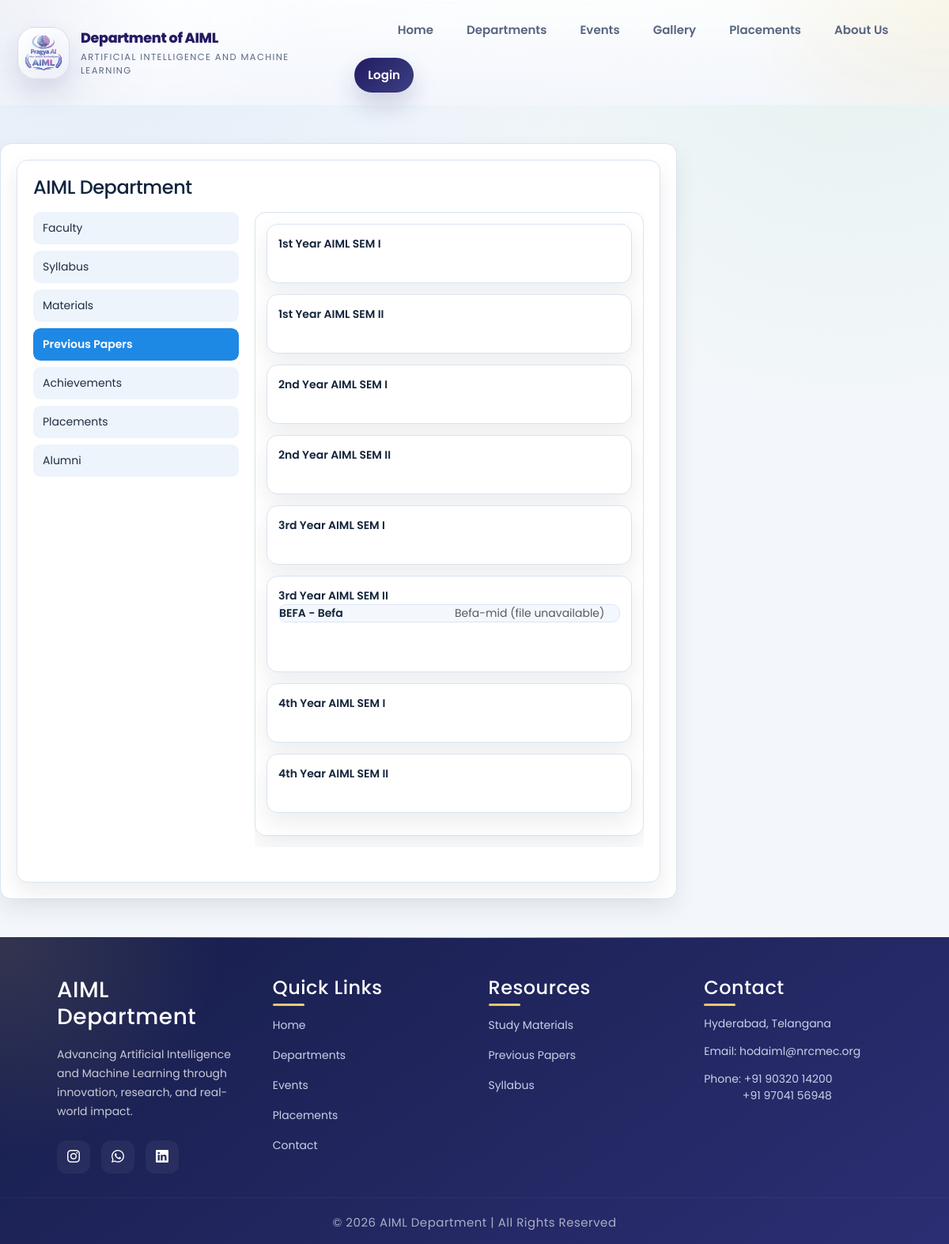
/public/pages/Academics/previouspapers.php, run on the app's committed database.
### tables this page shows
CREATE TABLE `class` (
  `id` int(11) NOT NULL,
  `class_code` varchar(500) NOT NULL,
  `class_name` varchar(500) NOT NULL
);

CREATE TABLE `subjects` (
  `id` int(11) NOT NULL,
  `sub_code` varchar(500) NOT NULL,
  `sub_name` varchar(500) NOT NULL,
  `class_id` int(11) NOT NULL,
  `batch_id` int(11) NOT NULL DEFAULT 0
);

CREATE TABLE `prev_papers` (
  `id` int(11) NOT NULL,
  `subj_id` int(11) NOT NULL,
  `paper_name` varchar(500) NOT NULL,
  `paper_file` varchar(500) NOT NULL
);

### libraries/mysql.class.php (called while the page is built, shortened)
<?php
class DataBasePDO
{
	private static $hostname	=  DB_SERVER;
	private static $username	=  DB_USER;
	private static $password	=  DB_PASS;
	private static $dbname		=  DB_DATABASE;
	private static $instance 	= FALSE;
	private $db;
	public $fetch_mode 			= PDO::FETCH_ASSOC;
	private $last_statement		= NULL;
 	public function __construct($connect = true, $dataBase = null, $server = null,$userName = null, $passWord = null){
			$this->db = self::$instance;
 			return self::$instance;
 	}
	public function connectToDB(){
			$dns='mysql:host='.self::$hostname.';dbname='.self::$dbname;
	    	self::$instance = new PDO($dns, self::$username, self::$password);
	    	self::$instance->setAttribute(PDO::ATTR_ERRMODE, PDO::ERRMODE_EXCEPTION);
	    	self::$instance->setAttribute(PDO::ATTR_DEFAULT_FETCH_MODE, PDO::FETCH_ASSOC);
	    	$this->db = self::$instance;
	}
	public function executeQuery($sqlQuery = NULL){
			try {
				$this->affected_row = $this->db->exec($sqlQuery);
				return $this->affected_row;
			}
			catch (PDOException $e){
				$this->logDatabaseError($e);
				return false;
			}
	}
	public function getOnePrepared($sqlQuery = NULL, $params = array()){
			if (!$this->internalPreparedQuery($sqlQuery, $params)){
				return false;
			}
			$result = $this->last_statement->fetch();
			return $result;
	}
	public function getAllResults($sqlQuery = NULL){
			if (!$this->internalQuery($sqlQuery)){
				return array();
			}
			$result = $this->last_statement->fetchAll();
			return $result;
	}
	public function internalQuery($sqlQuery = NULL){
			try {
				$stmt = $this->db->query($sqlQuery);
				$stmt->setFetchMode($this->fetch_mode);
				$this->last_statement = $stmt;
				return TRUE;
			}
			catch (PDOException $e){
				$this->logDatabaseError($e);
				return false;
			}
	}
	public function internalPreparedQuery($sqlQuery = NULL, $params = array()){
			try {
				$stmt = $this->db->prepare($sqlQuery);
				$stmt->execute($params);
				$stmt->setFetchMode($this->fetch_mode);
				$this->last_statement = $stmt;
				return TRUE;
			}
			catch (PDOException $e){
				$this->logDatabaseError($e);
				return false;
			}
	}
}
?>

### libraries/functions.class.php (called while the page is built, shortened)
<?php
	include_once("mysql.class.php");
 	class DataFunctions {
 		public $dbObj;
 		public function __construct(){
 			$this->dbObj = new DataBasePDO();
			try { $this->ensureAdminSchema(); } catch (Exception $e) {}
			try { $this->ensureModernAuthSchema(); } catch (Exception $e) {}
			try { $this->ensureStaffAuthSchema(); } catch (Exception $e) {}
			try { $this->ensureEventSchema(); } catch (Exception $e) {}
 		}
	private function assertSafeIdentifier($identifier){
		$identifier = trim((string)$identifier);
		return $identifier;
	}
	private function ensureUsersRoleSchema(){
		$usersTable = $this->assertSafeIdentifier(TB_USERS);
		if ($this->tableHasColumn($usersTable, 'role')) {
			return;
		}
		$this->dbObj->executeQuery("ALTER TABLE `".$usersTable."` ADD COLUMN `role` ENUM('student','alumni','admin') NOT NULL DEFAULT 'student'");
		$this->dbObj->executeQuery('CREATE INDEX `idx_users_role` ON `'.$usersTable.'` (`role`)');
	}
	private function ensureModernAuthSchema(){
		$this->ensureColumnDefinition(ADMIN_TABLE, 'last_access', "timestamp NULL DEFAULT NULL COMMENT 'customer login time and date is stored'");
		$this->ensureColumnDefinition(TB_USERS, 'password', "varchar(255) NOT NULL COMMENT 'user password is stored'");
		$this->ensureColumnDefinition(ADMIN_TABLE, 'password', "varchar(255) NOT NULL COMMENT 'customer password is stored'");
		$this->ensureColumnDefinition(TB_USERS, 'address', "varchar(255) NOT NULL COMMENT 'user address is stored'");
		$this->ensureColumnDefinition(ADMIN_TABLE, 'address', "varchar(255) NOT NULL COMMENT 'customer address is stored'");
	}
	private function ensureStaffAuthSchema(){
		$table = $this->assertSafeIdentifier(TB_STAFF);
		$idColumn = $this->dbObj->getOnePrepared(
			"SELECT COLUMN_KEY, EXTRA
			 FROM information_schema.COLUMNS
			 WHERE TABLE_SCHEMA = DATABASE()
			   AND TABLE_NAME = :table_name
			   AND COLUMN_NAME = 'id'
			 LIMIT 1",
			array(':table_name' => $table)
		);
		if (!empty($idColumn)) {
			$columnKey = strtoupper((string)($idColumn['COLUMN_KEY'] ?? ''));
			$extra = strtolower((string)($idColumn['EXTRA'] ?? ''));
			if ($columnKey === 'PRI' && strpos($extra, 'auto_increment') === false) {
				$this->dbObj->executeQuery('ALTER TABLE `'.$table.'` MODIFY `id` int(11) NOT NULL AUTO_INCREMENT');
			}
		}
		$columnCheck = $this->dbObj->getAllResults('SHOW COLUMNS FROM `'.$table.'` LIKE "password"');
		if (empty($columnCheck)) {
			$this->dbObj->executeQuery('ALTER TABLE `'.$table.'` ADD COLUMN `password` varchar(255) NOT NULL DEFAULT "" AFTER `e_mail`');
		} else {
			$this->ensureColumnDefinition($table, 'password', "varchar(255) NOT NULL DEFAULT ''");
		}
	}
	private function ensureAdminSchema(){
		$table = $this->assertSafeIdentifier(ADMIN_TABLE);
		try {
			$this->dbObj->executeQuery(
				"UPDATE `".$table."`
				 SET `last_access` = NULL
				 WHERE CAST(`last_access` AS CHAR(19)) = '0000-00-00 00:00:00'"
			);
		} catch (Exception $e) {}
		$this->ensureColumnDefinition($table, 'last_access', "timestamp NULL DEFAULT NULL COMMENT 'customer login time and date is stored'");
		$this->ensurePrimaryAutoIncrementId($table);
	}
	private function ensureAchievementsSchema(){
		$table = $this->assertSafeIdentifier(TB_ACHIEVEMENTS);
		$this->dbObj->executeQuery(
			'CREATE TABLE IF NOT EXISTS `'.$table.'` (
				`id` int(11) NOT NULL AUTO_INCREMENT,
				`category_id` tinyint(4) NOT NULL,
				`achievement_desc` blob NOT NULL,
				PRIMARY KEY (`id`)
			) ENGINE=InnoDB DEFAULT CHARSET=latin1'
		);
	}
	private function ensureGallerySchema(){
		$categoryTable = $this->assertSafeIdentifier(TB_GALLERY_CATEGORY);
		$createSql = "CREATE TABLE IF NOT EXISTS `".$categoryTable."` (
			`id` int(11) NOT NULL AUTO_INCREMENT,
			`category_name` varchar(500) NOT NULL,
			`linked_event_id` int(11) DEFAULT NULL,
			`sort_order` int(11) NOT NULL DEFAULT 0,
			`is_active` tinyint(4) NOT NULL DEFAULT 1,
			PRIMARY KEY (`id`)
		) ENGINE=InnoDB DEFAULT CHARSET=latin1";
		$this->dbObj->executeQuery($createSql);
	}
	private function ensureEventSchema(){
		$eventTypesTable = $this->assertSafeIdentifier(TB_EVENT_TYPES);
		$eventsTable = $this->assertSafeIdentifier(TB_EVENTS);
		$this->dbObj->executeQuery(
			'CREATE TABLE IF NOT EXISTS `'.$eventTypesTable.'` (
				`id` int(11) NOT NULL AUTO_INCREMENT,
				`event_type` varchar(255) NOT NULL,
				PRIMARY KEY (`id`)
			) ENGINE=InnoDB DEFAULT CHARSET=latin1'
		);
		$this->dbObj->executeQuery(
			'CREATE TABLE IF NOT EXISTS `'.$eventsTable.'` (
				`id` int(11) NOT NULL AUTO_INCREMENT,
				`event_type_id` int(11) NOT NULL DEFAULT 0,
				`event_name` varchar(255) NOT NULL DEFAULT \'\',
				`event_desc` text NOT NULL,
				`event_address` text NOT NULL,
				`event_date` date NOT NULL,
				`reg_frm_date` date NULL DEFAULT NULL,
				`reg_to_date` date NULL DEFAULT NULL,
				`is_registration` tinyint(1) NOT NULL DEFAULT 0,
				PRIMARY KEY (`id`)
			) ENGINE=InnoDB DEFAULT CHARSET=latin1'
		);
		$this->ensurePrimaryAutoIncrementId($eventTypesTable);
	}
	private function ensurePrimaryAutoIncrementId($table){
		$table = $this->assertSafeIdentifier($table);
		$idColumn = $this->dbObj->getOnePrepared(
			"SELECT COLUMN_KEY, EXTRA
			 FROM information_schema.COLUMNS
			 WHERE TABLE_SCHEMA = DATABASE()
			   AND TABLE_NAME = :table_name
			   AND COLUMN_NAME = 'id'
			 LIMIT 1",
			array(':table_name' => $table)
		);
		$columnKey = strtoupper((string)($idColumn['COLUMN_KEY'] ?? ''));
		$extra = strtolower((string)($idColumn['EXTRA'] ?? ''));
		if ($columnKey !== 'PRI') {
			$primaryKey = $this->dbObj->getAllResults('SHOW INDEX FROM `'.$table.'` WHERE Key_name = "PRIMARY"');
			if (empty($primaryKey)) {
				$this->dbObj->executeQuery('ALTER TABLE `'.$table.'` ADD PRIMARY KEY (`id`)');
			}
		}
		if (strpos($extra, 'auto_increment') === false) {
			$this->dbObj->executeQuery('ALTER TABLE `'.$table.'` MODIFY `id` int(11) NOT NULL AUTO_INCREMENT');
		}
	}
	private function ensurePlacementsSchema(){
		$table = $this->assertSafeIdentifier(TB_PLACEMENTS);
		$statsTable = $this->assertSafeIdentifier(TB_PLACEMENT_STATS);
		$this->dbObj->executeQuery(
			'CREATE TABLE IF NOT EXISTS `'.$table.'` (
				`id` int(11) NOT NULL AUTO_INCREMENT,
				`category_id` tinyint(4) NOT NULL,
				`placement_desc` blob NOT NULL,
				PRIMARY KEY (`id`)
			) ENGINE=InnoDB DEFAULT CHARSET=latin1'
		);
		$this->dbObj->executeQuery(
			'CREATE TABLE IF NOT EXISTS `'.$statsTable.'` (
				`id` int(11) NOT NULL AUTO_INCREMENT,
				`students_placed` varchar(50) NOT NULL DEFAULT \'\',
				`companies_visited` varchar(50) NOT NULL DEFAULT \'\',
				`highest_package` varchar(50) NOT NULL DEFAULT \'\',
				`average_package` varchar(50) NOT NULL DEFAULT \'\',
				`updated_at` timestamp NOT NULL DEFAULT CURRENT_TIMESTAMP ON UPDATE CURRENT_TIMESTAMP,
				PRIMARY KEY (`id`)
			) ENGINE=InnoDB DEFAULT CHARSET=latin1'
		);
	}
	private function tableHasColumn($table, $columnName){
		$table = $this->assertSafeIdentifier($table);
		$columnName = $this->assertSafeIdentifier($columnName);
		$result = $this->dbObj->getAllResults('SHOW COLUMNS FROM `'.$table.'` LIKE "'.$columnName.'"');
		return !empty($result);
	}
	private function ensureColumnDefinition($table, $columnName, $definition){
		$table = $this->assertSafeIdentifier($table);
		$columnName = $this->assertSafeIdentifier($columnName);
		$definition = trim((string)$definition);
		$checkSql = "SELECT COLUMN_TYPE, IS_NULLABLE, COLUMN_DEFAULT
					 FROM information_schema.COLUMNS
					 WHERE TABLE_SCHEMA = DATABASE()
					   AND TABLE_NAME = :table_name
					   AND COLUMN_NAME = :column_name
					 LIMIT 1";
		$result = $this->dbObj->getOnePrepared($checkSql, array(
			':table_name' => $table,
			':column_name' => $columnName
		));
		$currentType = strtolower((string)($result['COLUMN_TYPE'] ?? ''));
		if ($columnName === 'password' && strpos($currentType, 'varchar(255)') !== false) {
			return;
		}
		if ($columnName === 'address' && preg_match('/varchar\((\d+)\)/', $currentType, $matches) && (int)$matches[1] >= 255) {
			return;
		}
		$alterSql = "ALTER TABLE `".$table."` MODIFY `".$columnName."` ".$definition;
		$this->dbObj->executeQuery($alterSql);
	}
}

### public/pages/Academics/previouspapers.php (the view, shortened to what this page needs)
<?php
include_once(INCLUDES_PATH . '/header.php');
require_once(LIB_PATH . '/functions.class.php');
$fcObj = new DataFunctions();
$tbClass = TB_CLASS;
$tbSubjects = TB_SUBJECTS;
$tbPrevPapers = TB_PREV_PAPERS;
$batchId = 0;
$onlyClassId = 0;
$onlyClassName = '';
if ($onlyClassId > 0) {
    $classes = array(array('id' => $onlyClassId, 'class_name' => $onlyClassName));
} else {
    $classes = $fcObj->getClassesWOPO($tbClass);
}
$classesCnt = sizeof($classes);
$subjects = array();
$prevPapers = array();
for ($i = 0; $i < $classesCnt; $i++) {
    $classId = (int)$classes[$i]['id'];
    $subjects[$i] = $fcObj->getSubjectsForClass($tbSubjects, $classId, $batchId);
    $subjCnt = sizeof($subjects[$i]);
    for ($j = 0; $j < $subjCnt; $j++) {
        $subjId = (int)$subjects[$i][$j]['id'];
        $prevPapers[$i][$j] = $fcObj->getPrePapersForSubj($tbPrevPapers, $subjId);
    }
}
?>
 <div class="box1">
        <div class="wrapper">
          <article class="col1">
				<div id="index_cont">
				<div id="content">
					<div class="post">
						<span class="alignCenter">
							<h4>AIML Department </h4>
						</span>
					</div>
					<div id='content_left' class='content_left'>
						<?php
							include_once('departleftnav.php');
						?>
					</div>
					<div id='content_right' class='content_right'>
						<div class="comteeMem">
							<?php
								for($i=0; $i< $classesCnt; $i++){
							?>
								<div class="materialDet">
									<div class="classHeader">
										<div class='className'>
										<?php
											echo $classes[$i]['class_name'];
										?>
										</div>
									</div>
									<?php
										$subjCnt	= sizeof( $subjects[$i] );
										for($j=0; $j< $subjCnt; $j++){
									?>
										<div  class="subjHeader">
											<div class='subjName'>
												<?php
													$code = trim((string)($subjects[$i][$j]['sub_code'] ?? ''));
													$name = trim((string)($subjects[$i][$j]['sub_name'] ?? ''));
													echo htmlspecialchars($name !== '' ? ($code . ' - ' . $name) : $code, ENT_QUOTES, 'UTF-8');
												?>
											</div>
											<div class='subjMaterials'>
												<?php
													$papersCnt	= sizeof($prevPapers[$i][$j]);
													for( $k=0;$k<$papersCnt;$k++){
														?>
															<div class="materailNames">
																<?php
																	$paperFile = trim((string)$prevPapers[$i][$j][$k]['paper_file']);
																	$paperPath = ROOT_PATH . '/public/uploads/previous_papers/' . $paperFile;
																	$isValidPaper = preg_match('/^[A-Za-z0-9 ._()\\-]+$/', $paperFile) === 1;
																?>
																<?php if ($paperFile !== '' && $isValidPaper && file_exists($paperPath)) { ?>
																	<a href="<?php echo BASE_URL; ?>/public/uploads/previous_papers/<?php echo rawurlencode($paperFile); ?>" target="_blank">
																	<?php
																		echo htmlspecialchars((string)$prevPapers[$i][$j][$k]['paper_name'], ENT_QUOTES, 'UTF-8');
																	?>
																	</a>
																<?php } else { ?>
																	<span class="text-muted"><?php echo htmlspecialchars((string)$prevPapers[$i][$j][$k]['paper_name'], ENT_QUOTES, 'UTF-8'); ?> (file unavailable)</span>
																<?php } ?>
															</div>
														<?php
													}
												?>
											</div>
										</div>
										<br class="clearfix" />
									<?php
										}
									?>
									<br class="clearfix" />
									</div>
							<?php
								}
							?>
						</div>
					</div>
					<br class="clearfix" />
				</div>
					</article>
</div>
</div>
<?php include_once(INCLUDES_PATH . '/footer.php'); ?>

### data on the page
class: class_name "1st Year AIML SEM I"
class: class_name "1st Year AIML SEM II"
class: class_name "2nd Year AIML SEM I"
class: class_name "2nd Year AIML SEM II"
class: class_name "3rd Year AIML SEM I"
class: class_name "3rd Year AIML SEM II"
subjects: sub_name+sub_code "BEFA - Befa"
prev_papers: paper_name "Befa-mid"
class: class_name "4th Year AIML SEM I"
class: class_name "4th Year AIML SEM II"
